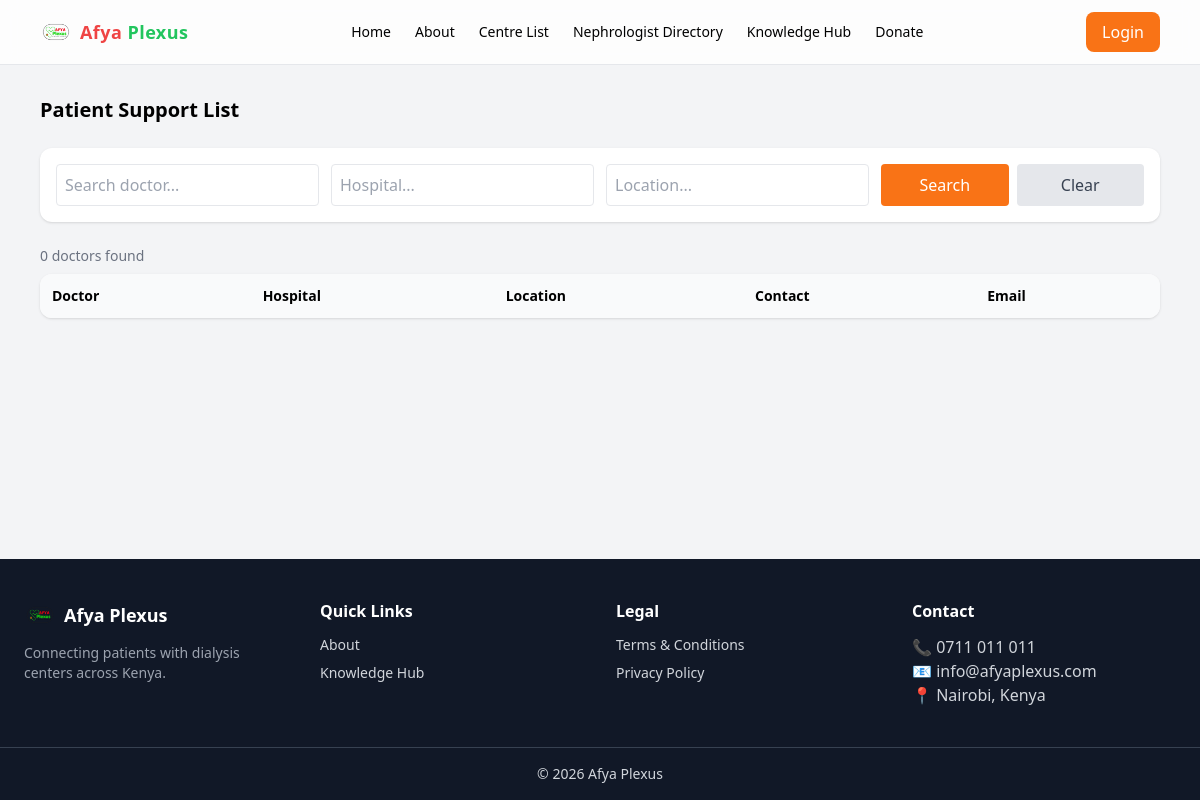
Page /doctor/patient_list on the earlier database version.
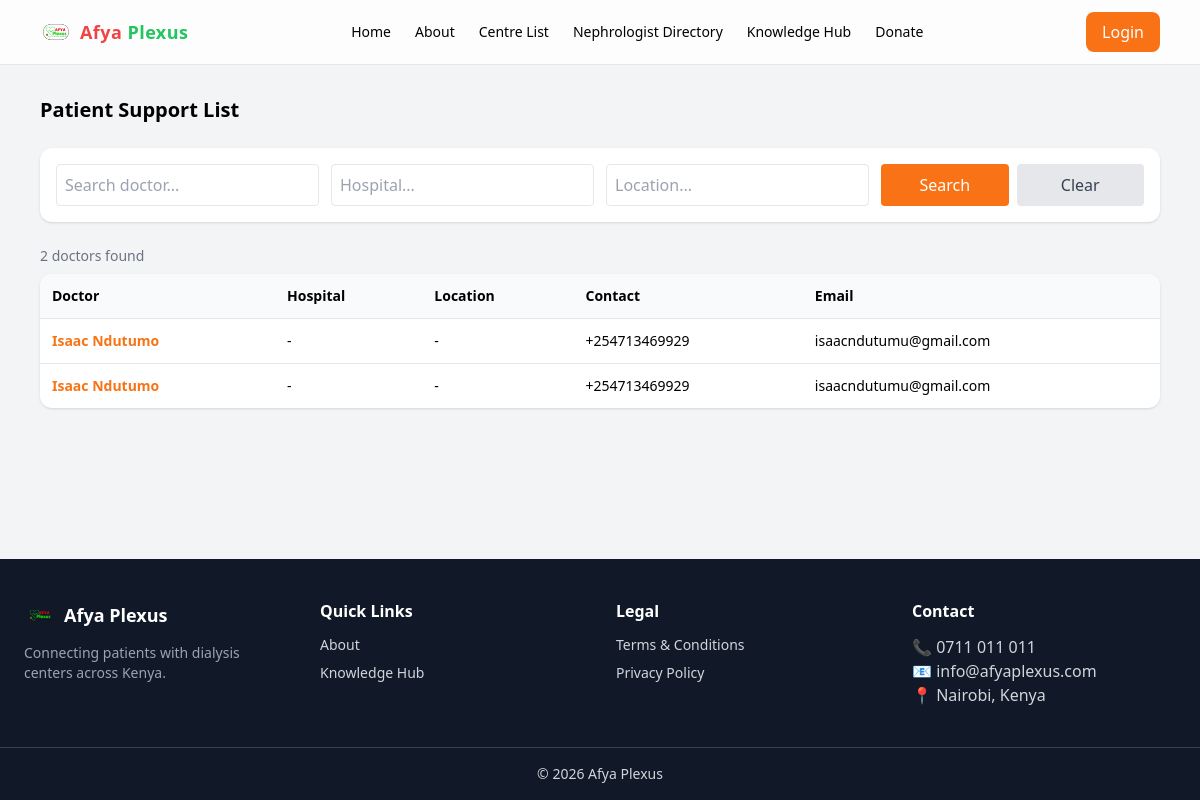
Same page on the later database version.
### doctor/models.py (models this page shows, shortened)
class PatientSupport(models.Model):
	id = models.UUIDField(primary_key=True, default=uuid.uuid1, editable=False)
	name = models.CharField(max_length=200)
	mobile_number = models.CharField(max_length=20)
	email_address = models.CharField(max_length=100)
	support_type = models.CharField(max_length=200,default='Monetary Donation')
	contact_method = models.CharField(max_length=200,default='Phone')
	date = models.DateField(default=timezone.now)
	status = models.CharField(max_length=50,default='Pending')
	notes = models.TextField(null=True,blank=True)

### doctor/views.py (the view, shortened to what this page needs)
# urls.py: path('patient_list', views.patient_list, name='patient_list'),
def patient_list(request):
    query = request.GET.get('q', '')
    mobile_number = request.GET.get('mobile_number', '')
    support_type = request.GET.get('support_type', '')
    patient = PatientSupport.objects.all().order_by('-date')
    if query:
        patient = patient.filter(
            Q(name__icontains=query) |
            Q(mobile_number__icontains=query) |
            Q(support_type__icontains=query)
        )
    paginator = Paginator(patient, 10)
    page_number = request.GET.get('page')
    page_obj = paginator.get_page(page_number)
    return render(request, 'doctor/patient_list.html', {'page_obj': page_obj,'query': query})

### userprofile/utils.py (called while the page is built, shortened)
def generate_visitor_id():
    return str(uuid.uuid4())

def get_client_ip(request):
    x_forwarded_for = request.META.get("HTTP_X_FORWARDED_FOR")
    if x_forwarded_for:
        ip = x_forwarded_for.split(",")[0]
    else:
        ip = request.META.get("REMOTE_ADDR")
    if ip in ["127.0.0.1", "::1"]:
        return None
    return ip

def get_geo_data(ip):
    if not ip:
        return {}

### doctor/templates/doctor/patient_list.html (shortened to what this page needs)
{% extends 'base.html' %}
{% block content %}
<div class="max-w-7xl mx-auto py-0">
  <div class="flex flex-col lg:flex-row justify-between items-center gap-4 mb-6">
    <h1 class="text-xl font-bold">Patient Support List</h1>
  </div>
  <div class="bg-white p-4 rounded-xl shadow mb-6 grid grid-cols-1 md:grid-cols-4 gap-3">
    <input type="text" id="q" placeholder="Search doctor..."
           class="border p-2 rounded">
    <input type="text" id="hospital" placeholder="Hospital..."
           class="border p-2 rounded">
    <input type="text" id="location" placeholder="Location..."
           class="border p-2 rounded">
    <div class="flex gap-2">
      <button onclick="fetchDoctors()"
              class="bg-orange-500 text-white px-3 py-2 rounded hover:bg-orange-600 w-full">
        Search
      </button>
      <button onclick="clearFilters()"
              class="bg-gray-200 text-gray-700 px-3 py-2 rounded hover:bg-gray-300 w-full">
        Clear
      </button>
    </div>
  </div>
  <p class="text-sm text-gray-500 mb-2">
    <span id="count">{{ page_obj|length }}</span> doctors found
  </p>
  <div class="bg-white rounded-xl shadow overflow-x-auto">
    <table class="w-full text-sm">
      <thead class="bg-gray-50">
        <tr>
          <th class="p-3 text-left">Doctor</th>
          <th class="p-3 text-left">Hospital</th>
          <th class="p-3 text-left">Location</th>
          <th class="p-3 text-left">Contact</th>
          <th class="p-3 text-left">Email</th>
        </tr>
      </thead>
      <tbody id="table-body">
        {% for doctor in page_obj %}
        <tr class="border-t">
          <td class="p-3 font-semibold text-orange-500">
            <a href="{% url 'doctor_detail' pk=doctor.pk %}">
              {{ doctor.title }} {{ doctor.name }}
            </a>
          </td>
          <td class="p-3">{{ doctor.hospital|default:"-" }}</td>
          <td class="p-3">{{ doctor.location|default:"-" }}</td>
          <td class="p-3">{{ doctor.mobile_number }}</td>
          <td class="p-3">{{ doctor.email_address }}</td>
        </tr>
        {% endfor %}
      </tbody>
    </table>
  </div>
</div>
{% endblock %}

Differences in the rows shown:
added PatientSupport: name "Isaac Ndutumo", hospital "-", location "-", mobile_number "+254713469929", email_address "isaacndutumu@gmail.com"
added PatientSupport: name "Isaac Ndutumo", hospital "-", location "-", mobile_number "+254713469929", email_address "isaacndutumu@gmail.com"
Other differences:
{{ page_obj|length }}: "0" → "2"
